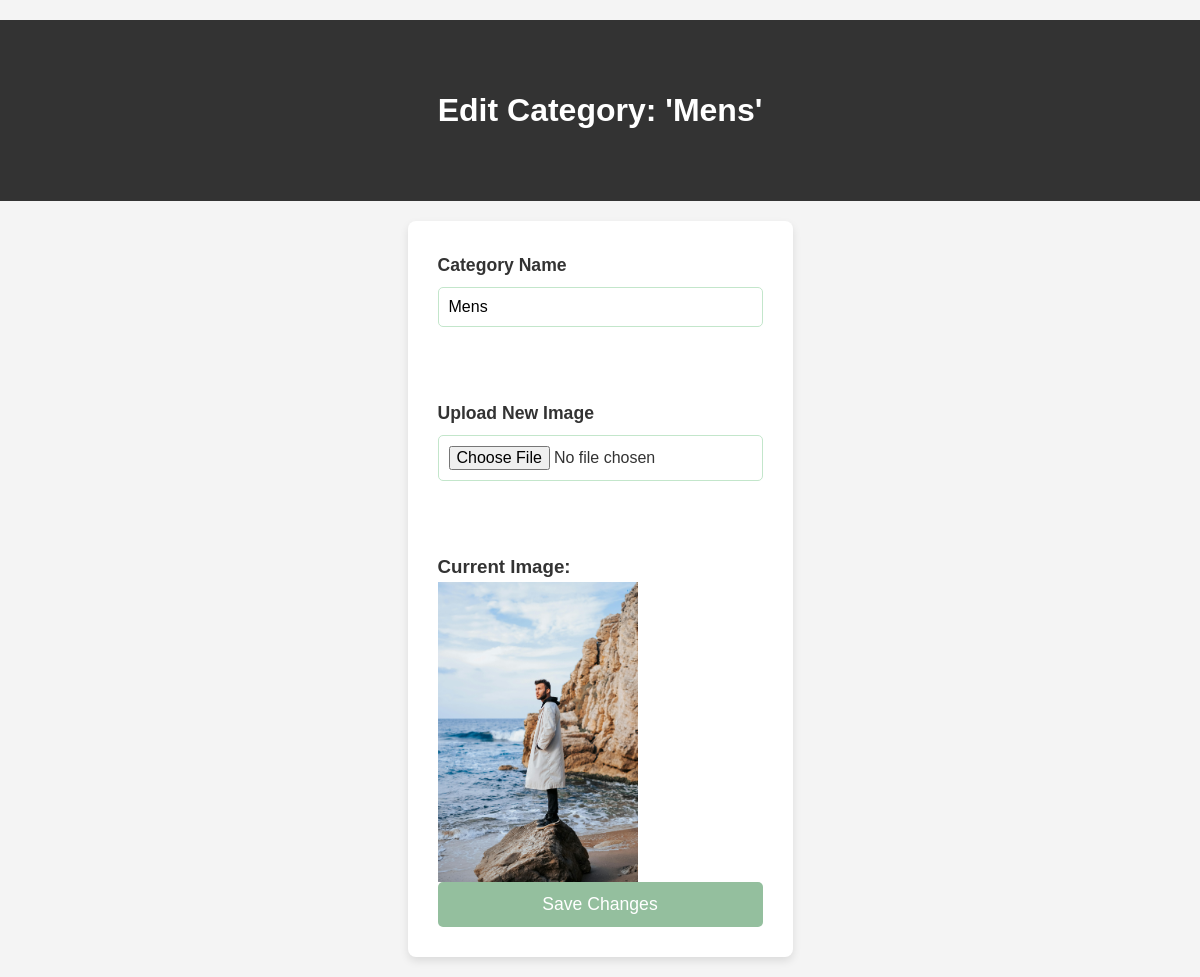
Before: /category/edit/1/ with the older database file.
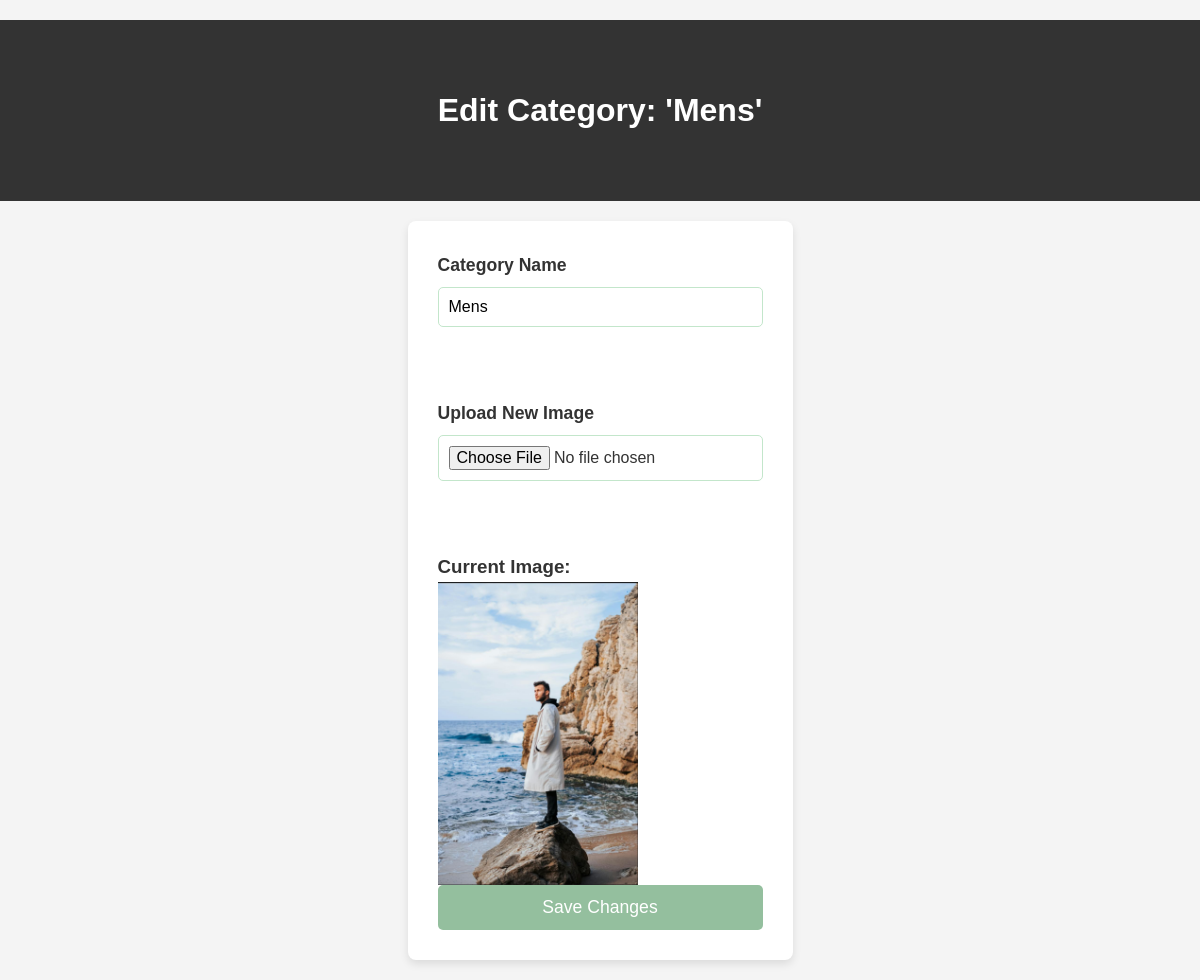
After: the same page with the newer database file.
### app/models.py (models this page shows, shortened)
class Category(models.Model):
    name = models.CharField(max_length=100)
    image = models.ImageField(upload_to="category_images/", null=True, blank=True)
    user = models.ForeignKey(User, on_delete=models.CASCADE, null=True)

### app/views.py (the view)
# urls.py: path('category/edit/<int:id>/', Edit_cat, name='edit_category'),
def Edit_cat(request, id):
    category_instance = get_object_or_404(Category, id=id)
    if request.method == "POST":
        category_instance.name = request.POST['cat_name']
        if "cat_image" in request.FILES:
            category_instance.image = request.FILES['cat_image']
        category_instance.save()
        return redirect('homepage')
    return render(request, 'edit_cat.html', {'category': category_instance})

### templates/edit_cat.html (shortened to what this page needs)
{% load static %}
<!DOCTYPE html>
<html lang="en">
<head>
    <link rel="stylesheet" href="{% static 'static.css' %}">
</head>
<body>
    <header>
        <h1>Edit Category: '{{ category.name }}'</h1>
    </header>
    <div class="container">
        <form method="POST" enctype="multipart/form-data">
            <label for="cat_name">Category Name</label>
            <input type="text" name="cat_name" value="{{ category.name }}" required><br><br>
            <label for="cat_image">Upload New Image</label>
            <input type="file" name="cat_image"><br><br>
            {% if category.image %}
                <h3>Current Image:</h3>
                <img src="{{ category.image.url }}" alt="{{ category.name }}" class="category_image" style="max-width: 200px;">
            {% else %}
                <p>No image available</p>
            {% endif %}
            <button type="submit">Save Changes</button>
        </form>
    </div>
</body>
</html>

Changed rows visible on the page:
changed Category "Mens": image: a different picture
